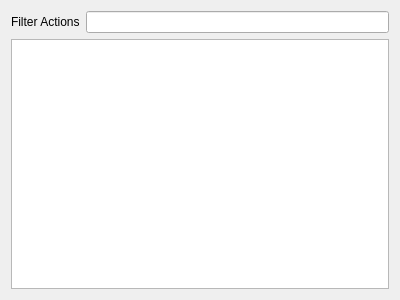
<?xml version="1.0" encoding="UTF-8"?>
<ui version="4.0">
 <class>EnvironmentShortcutWidget</class>
 <widget class="QWidget" name="EnvironmentShortcutWidget">
  <property name="geometry">
   <rect>
    <x>0</x>
    <y>0</y>
    <width>400</width>
    <height>300</height>
   </rect>
  </property>
  <property name="windowTitle">
   <string>Form</string>
  </property>
  <layout class="QVBoxLayout" name="verticalLayout">
   <item>
    <widget class="QWidget" name="widget" native="true">
     <layout class="QHBoxLayout" name="horizontalLayout">
      <property name="leftMargin">
       <number>0</number>
      </property>
      <property name="topMargin">
       <number>0</number>
      </property>
      <property name="rightMargin">
       <number>0</number>
      </property>
      <property name="bottomMargin">
       <number>0</number>
      </property>
      <item>
       <widget class="QLabel" name="label">
        <property name="text">
         <string>Filter Actions</string>
        </property>
       </widget>
      </item>
      <item>
       <widget class="QLineEdit" name="txtKeyword"/>
      </item>
     </layout>
    </widget>
   </item>
   <item>
    <widget class="QTableView" name="tblShortcut">
     <property name="alternatingRowColors">
      <bool>true</bool>
     </property>
     <attribute name="horizontalHeaderDefaultSectionSize">
      <number>250</number>
     </attribute>
     <attribute name="horizontalHeaderStretchLastSection">
      <bool>true</bool>
     </attribute>
    </widget>
   </item>
  </layout>
 </widget>
 <resources/>
 <connections/>
</ui>
